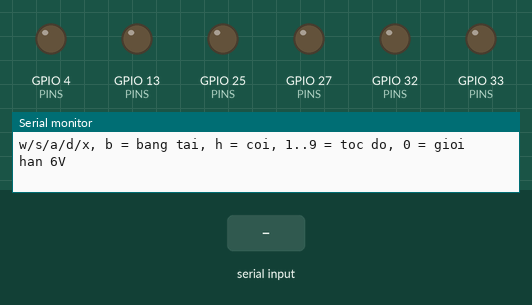
The sketch below on a simulated ESP32. Shown: output pins drawn as LEDs (lit = HIGH), the last lines printed to the serial monitor. Inputs (shaded band) come from the test bench.

Above: at 1.2 s.
1.3 s: "b" received over Serial
At 3.1 s:
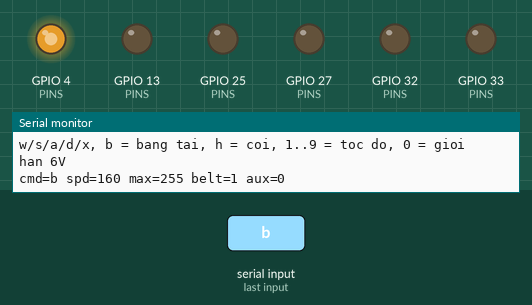
3.4 s: "h" received over Serial
At 4.6 s:
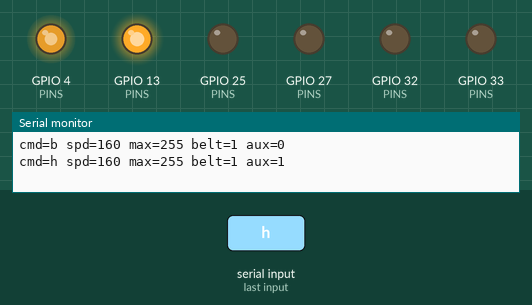
4.9 s: "w90\n" received over Serial
At 5.7 s:
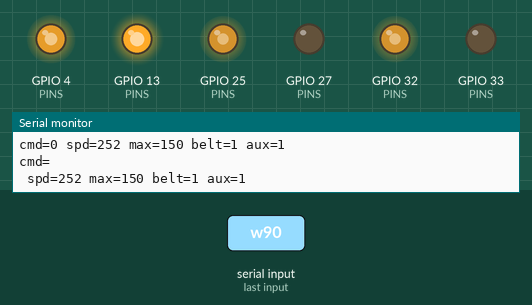
7.9 s: "s90\n" received over Serial
At 9.1 s:
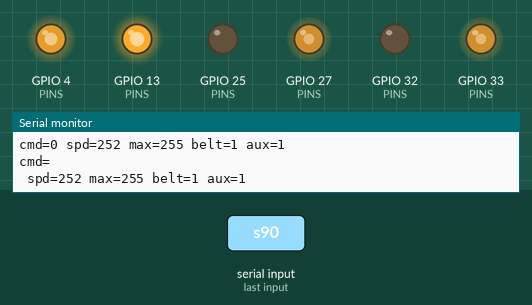
10.9 s: "w,45\n" received over Serial
At 11.5 s:
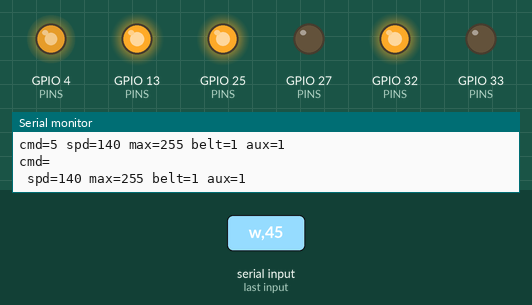
13.9 s: "a90\n" received over Serial
At 15.0 s:
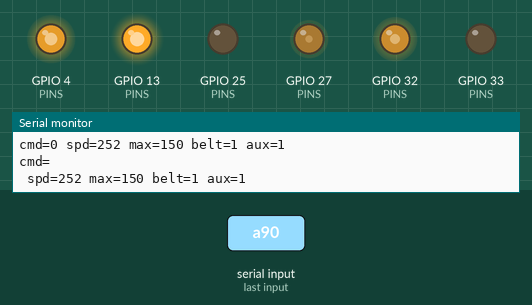
Timing chart, 0 to 16.9 s (numbered marks = the images above; inputs shaded):
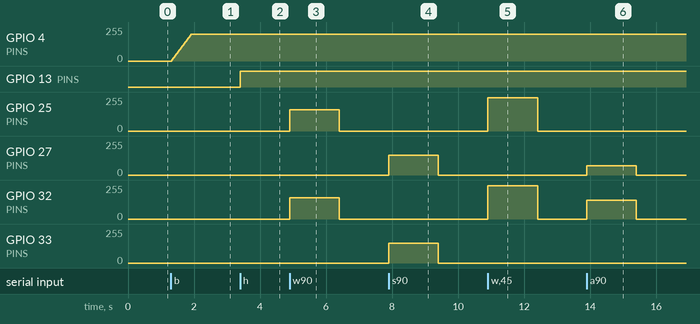

The sketch:

motor_test.ino
```cpp
// Thuyen vot rac - thu dong co bang linh kien co san (ESP32 DevKit, Arduino core 3.x)
// L298N: 2 chan vit trai/phai (dao chieu duoc -> lai vi sai, lui).
// Module MOSFET 2 kenh (chi bat/tat + PWM 1 chieu): kenh 1 bang tai, kenh 2 coi/den/bom.
// L298N giu jumper ENA/ENB, PWM thang vao IN. Tranh chan LoRa (5,18,19,23,14,26), GPS (16,17), I2C (21,22).
// Lenh Serial 115200: w tien, s lui, a trai, d phai, x dung, b bang tai, h coi, 1..9 toc do, 0 = gioi han 6V.

const int L_IN1 = 25, L_IN2 = 27;   // chan vit trai  -> L298N IN1, IN2
const int R_IN1 = 32, R_IN2 = 33;   // chan vit phai  -> L298N IN3, IN4
const int BELT  = 4;                // MOSFET kenh 1 (PWM/TRIG 1) -> motor bang tai
const int AUX   = 13;               // MOSFET kenh 2 (PWM/TRIG 2) -> coi / den / bom
const int PINS[] = {L_IN1, L_IN2, R_IN1, R_IN2, BELT, AUX};

int spd = 160;            // 0..255
int maxDuty = 255;        // motor chan vit 6V chay nguon 12V: dat ~150 (L298N sut ~2V -> ~6V tren motor)
bool belt = false, aux = false;
unsigned long lastCmd = 0;
const unsigned long FAILSAFE_MS = 1500;  // mat lenh qua lau -> dung chan vit (an toan)

void motor(int in1, int in2, int v) {   // v: -255..255, duong = tien
  v = constrain(v, -maxDuty, maxDuty);
  ledcWrite(in1, v > 0 ? v : 0);
  ledcWrite(in2, v < 0 ? -v : 0);
}
void drive(int l, int r) { motor(L_IN1, L_IN2, l); motor(R_IN1, R_IN2, r); }

// Tang toc dan: tranh sut ap lam ESP32 reset khi motor bang tai khoi dong
void softBelt(bool on) {
  for (int i = 0; i <= 20; i++) { ledcWrite(BELT, (on ? i : 20 - i) * 10); delay(30); }
}

void setup() {
  Serial.begin(115200);
  for (int p : PINS) { ledcAttach(p, 1000, 8); ledcWrite(p, 0); }  // 1 kHz, 8 bit
  Serial.println("w/s/a/d/x, b = bang tai, h = coi, 1..9 = toc do, 0 = gioi han 6V");
}

void loop() {
  if (Serial.available()) {
    char c = Serial.read();
    lastCmd = millis();
    switch (c) {
      case 'w': drive(spd, spd); break;
      case 's': drive(-spd, -spd); break;
      case 'a': drive(-spd / 2, spd); break;
      case 'd': drive(spd, -spd / 2); break;
      case 'x': drive(0, 0); break;
      case 'b': belt = !belt; softBelt(belt); break;
      case 'h': aux = !aux; ledcWrite(AUX, aux ? 255 : 0); break;
      case '0': maxDuty = maxDuty == 255 ? 150 : 255; break;
      default: if (c >= '1' && c <= '9') spd = (c - '0') * 28;
    }
    Serial.printf("cmd=%c spd=%d max=%d belt=%d aux=%d\n", c, spd, maxDuty, belt, aux);
  }
  if (millis() - lastCmd > FAILSAFE_MS) drive(0, 0);
}
```

Measured:
- after the input at 1.3 s, GPIO 4 (PINS): moves from 0/255 to 199/255 over 0.57 s, starting at once
- after the input at 3.4 s, GPIO 13 (PINS): LOW → HIGH at once
- after the input at 4.9 s, GPIO 25 (PINS), GPIO 32 (PINS): 0/255 → 159/255 at once, → 0/255 1.5 s later
- after the input at 7.9 s, GPIO 27 (PINS), GPIO 33 (PINS): 0/255 → 149/255 at once, → 0/255 1.5 s later
- after the input at 10.9 s, GPIO 25 (PINS), GPIO 32 (PINS): 0/255 → 251/255 at once, → 0/255 1.5 s later
- after the input at 13.9 s, GPIO 27 (PINS): 0/255 → 70/255 at once, → 0/255 1.5 s later; GPIO 32 (PINS): 0/255 → 139/255 at once, → 0/255 1.5 s later
